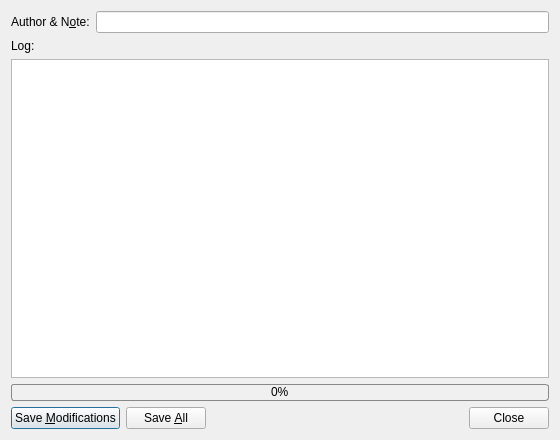
<?xml version="1.0" encoding="UTF-8"?>
<ui version="4.0">
 <class>SaveSourceDialog</class>
 <widget class="QDialog" name="SaveSourceDialog">
  <property name="geometry">
   <rect>
    <x>0</x>
    <y>0</y>
    <width>560</width>
    <height>440</height>
   </rect>
  </property>
  <property name="windowTitle">
   <string>Save source files</string>
  </property>
  <layout class="QVBoxLayout" name="mainLayout">
   <item>
    <layout class="QHBoxLayout" name="authorRow">
     <item>
      <widget class="QLabel" name="labelAuthor">
       <property name="text">
        <string>Author &amp;&amp; N&amp;ote:</string>
       </property>
       <property name="buddy">
        <cstring>editAuthor</cstring>
       </property>
      </widget>
     </item>
     <item>
      <widget class="QLineEdit" name="editAuthor"/>
     </item>
    </layout>
   </item>
   <item>
    <widget class="QLabel" name="labelLog">
     <property name="text">
      <string>Log:</string>
     </property>
    </widget>
   </item>
   <item>
    <widget class="QPlainTextEdit" name="editLog">
     <property name="readOnly">
      <bool>true</bool>
     </property>
    </widget>
   </item>
   <item>
    <widget class="QProgressBar" name="progressBar">
     <property name="styleSheet">
      <string>QProgressBar { border: 1px solid #888888; border-radius: 3px; background: #f0f0f0; text-align: center; color: #000000; }
QProgressBar::chunk { background-color: #8fbce8; }</string>
     </property>
     <property name="minimumSize">
      <size>
       <width>0</width>
       <height>17</height>
      </size>
     </property>
     <property name="maximumSize">
      <size>
       <width>16777215</width>
       <height>17</height>
      </size>
     </property>
     <property name="value">
      <number>0</number>
     </property>
    </widget>
   </item>
   <item>
    <layout class="QHBoxLayout" name="buttonRow">
     <item>
      <widget class="QPushButton" name="buttonSaveModifications">
       <property name="text">
        <string>Save &amp;Modifications</string>
       </property>
      </widget>
     </item>
     <item>
      <widget class="QPushButton" name="buttonSaveAll">
       <property name="text">
        <string>Save &amp;All</string>
       </property>
      </widget>
     </item>
     <item>
      <spacer name="buttonSpacer">
       <property name="orientation">
        <enum>Qt::Orientation::Horizontal</enum>
       </property>
       <property name="sizeHint" stdset="0">
        <size>
         <width>40</width>
         <height>20</height>
        </size>
       </property>
      </spacer>
     </item>
     <item>
      <widget class="QPushButton" name="buttonClose">
       <property name="text">
        <string>Close</string>
       </property>
      </widget>
     </item>
    </layout>
   </item>
  </layout>
 </widget>
 <resources/>
 <connections/>
</ui>
